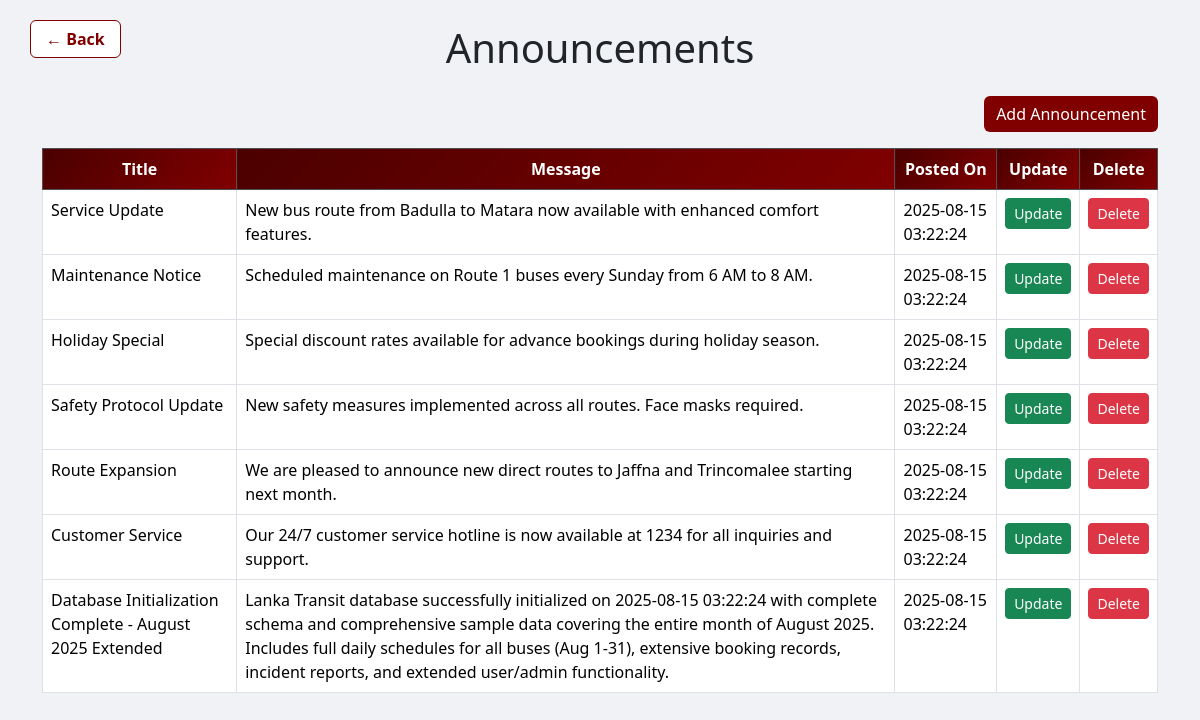
Screenshot of /Admin/announcement_display.php with the database file from the repository.
### tables this page shows
CREATE TABLE Announcements (
    ID INT PRIMARY KEY AUTO_INCREMENT,
    title VARCHAR(200) NOT NULL,
    message TEXT NOT NULL,
    created_at TIMESTAMP DEFAULT CURRENT_TIMESTAMP,
    updated_at TIMESTAMP DEFAULT CURRENT_TIMESTAMP ON UPDATE CURRENT_TIMESTAMP
);

### Admin/php/announcement.php (called while the page is built, shortened)
<?php
class Announcement {
    private $conn;
    public function __construct($db) {
        $this->conn = $db;
    }
    public function getAll() {
        $stmt = $this->conn->prepare("SELECT * FROM Announcements ORDER BY created_at DESC");
        $stmt->execute();
        return $stmt->fetchAll(PDO::FETCH_ASSOC);
    }
}
?>

### Admin/announcement_display.php (the view, shortened to what this page needs)
<?php
include('dbcon.php');
include('php/announcement.php');
try {
    $announcementObj = new Announcement($connection);
    $announcements = $announcementObj->getAll();
} catch (PDOException $e) {
    die("Error fetching announcements: " . $e->getMessage());
}
?>
<!DOCTYPE html>
<html lang="en">
<head>
    <link href="https://cdn.jsdelivr.net/npm/bootstrap@5.3.7/dist/css/bootstrap.min.css" rel="stylesheet">
    <link rel="stylesheet" href="css/style.css">
</head>
<body>
<div class="container mt-4">
    <a href="admin.html" class="btn btn-maroon-outline back-btn">&larr; Back</a>
    <h1 class="text-center mb-4">Announcements</h1>
    <div class="d-flex justify-content-end mb-3">
        <button class="btn btn-maroon" data-bs-toggle="modal" data-bs-target="#addModal">Add Announcement</button>
    </div>
   <table class="table table-bordered table-hover">
        <thead class="table-dark">
            <tr>
                <th>Title</th>
                <th>Message</th>
                <th>Posted On</th>
                <th>Update</th>
                <th>Delete</th>
            </tr>
        </thead>
        <tbody>
        <?php if (!empty($announcements)): ?>
            <?php foreach ($announcements as $a): ?>
                <tr>
                    <td><?= htmlspecialchars($a['title']) ?></td>
                    <td><?= htmlspecialchars($a['message']) ?></td>
                    <td><?= htmlspecialchars($a['created_at']) ?></td>
                    <td>
                        <a href="php/update_announcement.php?id=<?= $a['ID'] ?>" class="btn btn-success btn-sm">Update</a>
                    </td>
                    <td>
                        <button type="button" class="btn btn-danger btn-sm" data-bs-toggle="modal" data-bs-target="#deleteModal<?= $a['ID'] ?>">
                            Delete
                        </button>
                    </td>
                </tr>
            <?php endforeach; ?>
        <?php else: ?>
            <tr>
                <td colspan="5" class="text-center text-muted">No announcements found.</td>
            </tr>
        <?php endif; ?>
        </tbody>
    </table>
</div>
</body>
</html>

### Admin/css/style.css (style rules this page uses)
body { background-color: #f0f2f5; font-family: 'Segoe UI', sans-serif; }
.back-btn { position: absolute; top: 20px; left: 30px; background-color: white; color: #00008B; border: 1px solid #00008B; padding: 6px 15px; border-radius: 6px; font-weight: bold; cursor: pointer; margin-bottom: 1rem; }
a.btn { text-decoration: none !important; }
.btn-maroon { background-color: #800000; color: #fff; border: none; }
.btn-maroon-outline { border: 1px solid #800000; color: #800000; }
thead th { background: linear-gradient(135deg, #4B0000 0%, #800000 100%); color: white; font-weight: bold; text-align: center; }

### rows the page displays
announcements: title "Service Update", message "New bus route from Badulla to Matara now available with enhanced comfort features.", created_at "2025-08-15 03:22:24"
announcements: title "Maintenance Notice", message "Scheduled maintenance on Route 1 buses every Sunday from 6 AM to 8 AM.", created_at "2025-08-15 03:22:24"
announcements: title "Holiday Special", message "Special discount rates available for advance bookings during holiday season.", created_at "2025-08-15 03:22:24"
announcements: title "Safety Protocol Update", message "New safety measures implemented across all routes. Face masks required.", created_at "2025-08-15 03:22:24"
announcements: title "Route Expansion", message "We are pleased to announce new direct routes to Jaffna and Trincomalee starting next month.", created_at "2025-08-15 03:22:24"
announcements: title "Customer Service", message "Our 24/7 customer service hotline is now available at 1234 for all inquiries and support.", created_at "2025-08-15 03:22:24"
announcements: title "Database Initialization Complete - August 2025 Extended", message "Lanka Transit database successfully initialized on 2025-08-15 03:22:24 with complete schema and comprehensive sample data covering the entire month of August 2025. Includes full daily schedules for all buses (Aug 1-31), extensive booking records, incident reports, and extended user/admin functionality.", created_at "2025-08-15 03:22:24"
